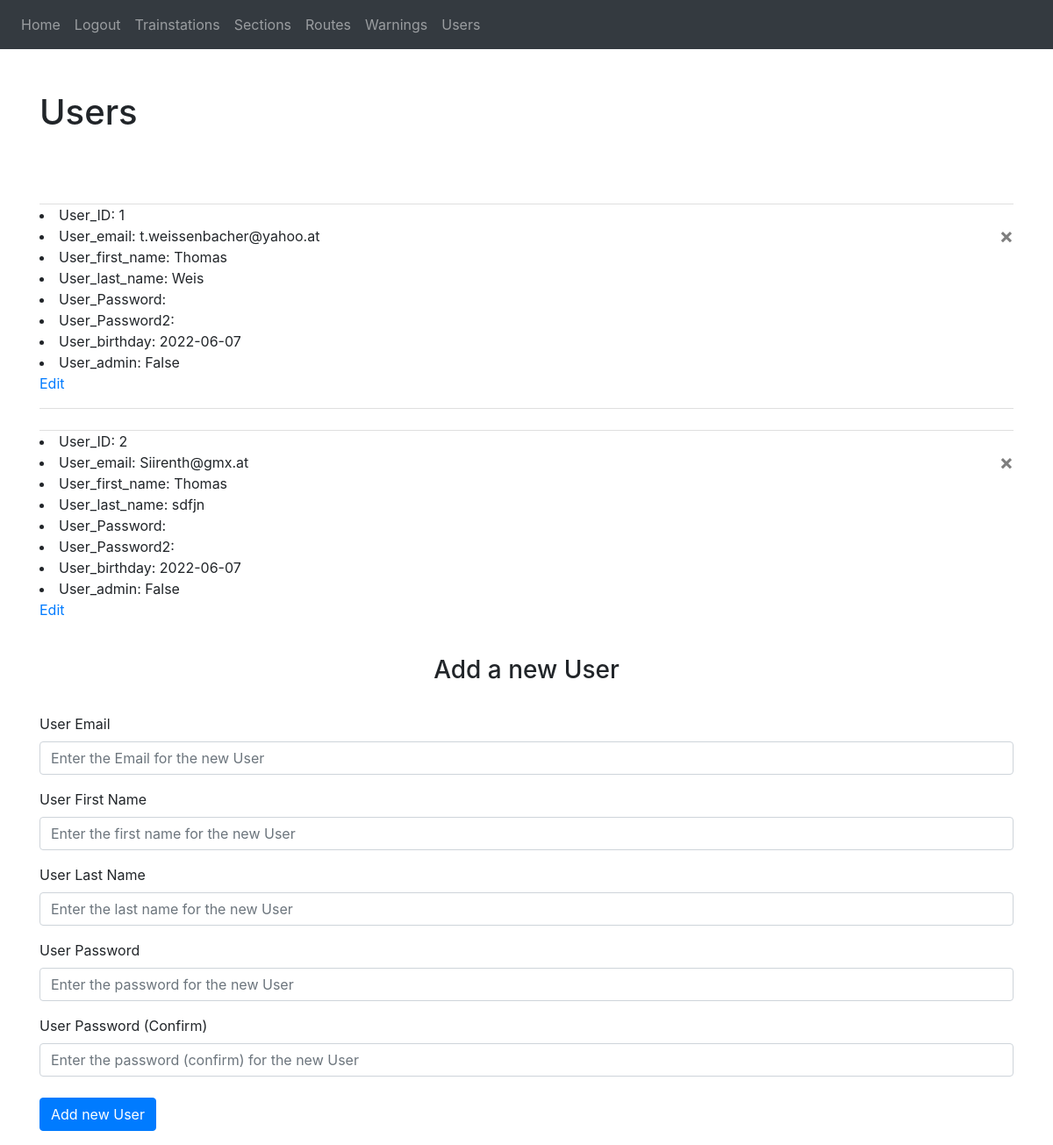
/all_users (signed in), run on the app's committed database.
### website/models.py (models this page shows)
class User(db.Model, UserMixin):
    id = db.Column(db.Integer, primary_key=True)
    email = db.Column(db.String(150), unique=True)
    password = db.Column(db.String(150))
    first_name = db.Column(db.String(150))
    last_name = db.Column(db.String(150))
    birthday = db.Column(db.Date, default=func.now())
    admin = db.Column(db.Boolean, default=False)

### website/views.py (the view, shortened to what this page needs)
@views.route('/all_users', methods=['GET', 'POST'])
def get_all_users():
    all_users = User.query.all()
    return render_template("users.html", user=current_user, all_users=all_users)

### website/__init__.py (called while the page is built)
def create_app():
    app = Flask(__name__)
    app.config['SECRET_KEY'] = 'tomdke'
    app.config['SQLALCHEMY_DATABASE_URI'] = f'sqlite:///{DB_NAME}'
    app.config['SQLALCHEMY_TRACK_MODIFICATIONS'] = False
    db.init_app(app)
    ma.init_app(app)
    from .views import views
    from .auth import auth
    app.register_blueprint(views, url_prefix='/')
    app.register_blueprint(auth, url_prefix='/')
    from .models import User, Note, TrainstationModel, SectionModel, RouteModel, sections
    create_database(app)
    login_manager = LoginManager()
    login_manager.login_view = 'auth.login'
    login_manager.init_app(app)
    @login_manager.user_loader
    def load_user(id):
        return User.query.get(int(id))
    return app

### website/templates/users.html (shortened to what this page needs)
{% extends "base.html" %}
{% block content %}
    <h1 class="py-5">Users</h1>
    <u1 class="list-group list-group-flush" id="users-list">
        {% for u in all_users %}
            <li class="list-group-item">
                <li>
                    <span class="field-name">User_ID:</span>
                    <span class="field-value">{{ u.id }}</span>
                </li>
                <li>
                    <span class="field-name">User_email:</span>
                    <span class="field-value">{{ u.email }}</span>
                    <button type="button" class="close" onClick="deleteUser({{ u.id }})">
                        <span aria-hidden="true">&times;</span>
                    </button>
                </li>
                <li>
                    <span class="field-name">User_first_name:</span>
                    <span class="field-value">{{ u.first_name }}</span>
                </li>
                <li>
                    <span class="field-name">User_last_name:</span>
                    <span class="field-value">{{ u.last_name }}</span>
                </li>
                <li>
                    <span class="field-name">User_Password:</span>
                </li>
                <li>
                    <span class="field-name">User_Password2:</span>
                </li>
                <li>
                    <span class="field-name">User_birthday:</span>
                    <span class="field-value">{{ u.birthday }}</span>
                </li>
                <li>
                    <span class="field-name">User_admin:</span>
                    <span class="field-value">{{ u.admin }}</span>
                    {% if user == current_user %}
                    <p><a href="/edit_users/{{ u.id }}">Edit</a></p>
                    {% endif %}
                </li>
            </li>
        {% endfor %}
    </u1>
<br />
<form method="POST">
  <h3 align="center">Add a new User</h3>
  <br />
  <div class="form-group">
    <label for="us_email">User Email</label>
    <input
      type="email"
      class="form-control"
      id="us_email"
      name="us_email"
      placeholder="Enter the Email for the new User"
    />
  </div>
  <div class="form-group">
    <label for="us_first_name">User First Name</label>
    <input
      type="text"
      class="form-control"
      id="us_first_name"
      name="us_first_name"
      placeholder="Enter the first name for the new User"
    />
  </div>
  <div class="form-group">
    <label for="us_last_name">User Last Name</label>
    <input
      type="text"
      class="form-control"
      id="us_last_name"
      name="us_last_name"
      placeholder="Enter the last name for the new User"
    />
  </div>
  <div class="form-group">
    <label for="us_password1">User Password</label>
    <input
      type="password"
      class="form-control"
      id="us_password1"
      name="us_password1"
      placeholder="Enter the password for the new User"
    />
  </div>
  <div class="form-group">
    <label for="us_password2">User Password (Confirm)</label>
    <input
      type="password"
      class="form-control"
      id="us_password2"
      name="us_password2"
      placeholder="Enter the password (confirm) for the new User"
    />
  <br />
  <button type="add" class="btn btn-primary">Add new User</button>
</form>
{% endblock %}

### data on the page
User: id "1", email "t.weissenbacher@yahoo.at", first_name "Thomas", last_name "Weis", birthday "2022-06-07", admin "False"
User: id "2", email "Siirenth@gmx.at", first_name "Thomas", last_name "sdfjn", birthday "2022-06-07", admin "False"
